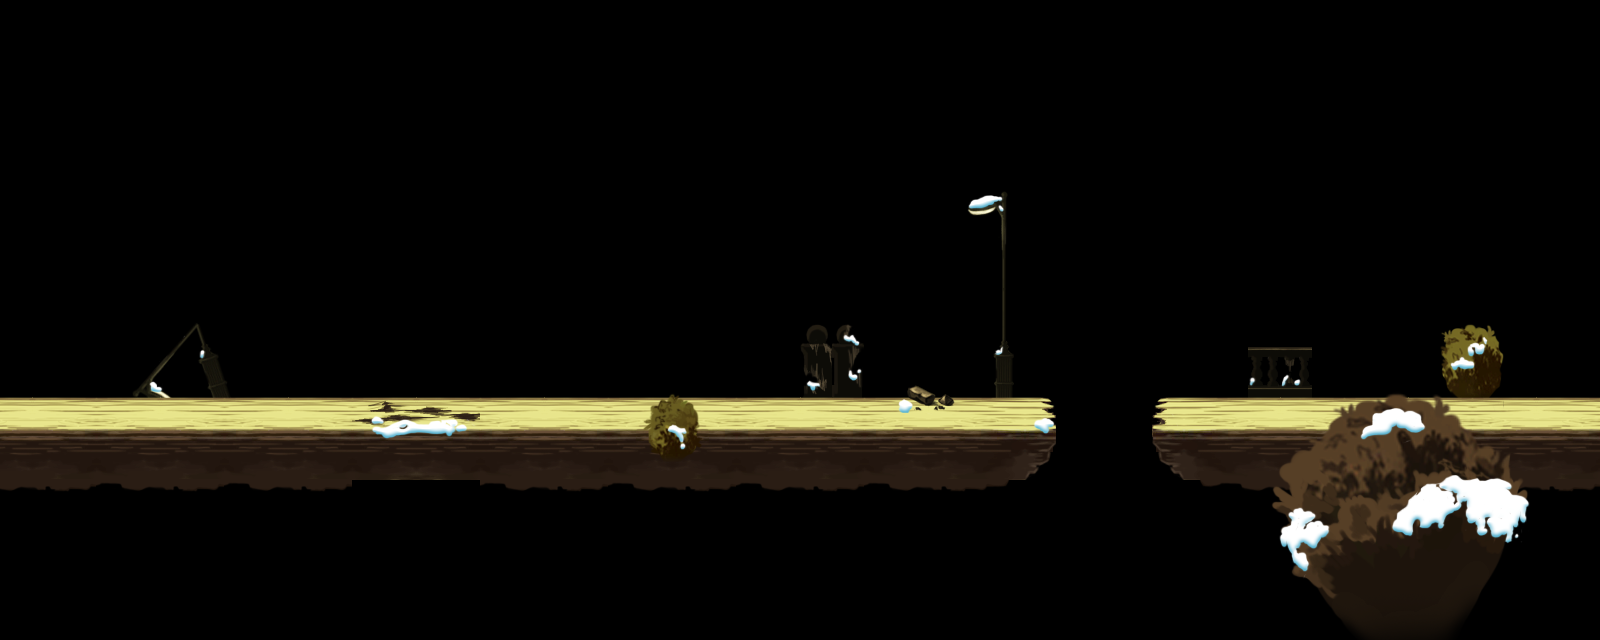

Below is a game level as drawn by its tile map, then a one-line description and the .tmx that defines it (tile-layer data replaced by summaries):
An orthogonal 50x20 tile map with 32x32 px tiles, 4 tile layers (tile_terrain_0, tile_terrain_1, tile_terrain_2, tile_terrain_deco_front) and 13 objects (2x heiyiwushi, 2x tuzijianke, 2x tuzigongjianshou, tuzijiansheng, hongyiwushi, ...).

<map version="1.0" orientation="orthogonal" width="50" height="20" tilewidth="32" tileheight="32">
 <properties>
  <property name="offsetX" value="0" />
  <property name="offsetY" value="4" />
 </properties>
 <tileset firstgid="1" name="s01" tilewidth="32" tileheight="32">
  <image source="s01.png" width="992" height="512" />
 </tileset>
 <layer name="tile_terrain_0" width="50" height="20">
  <data>[1000 cells, 82 non-empty, 78 distinct tile ids]</data>
 </layer>
 <layer name="tile_terrain_1" width="50" height="20">
  <data>[1000 cells, 280 non-empty, 66 distinct tile ids]</data>
 </layer>
 <layer name="tile_terrain_2" width="50" height="20">
  <data>[1000 cells, 6 non-empty, 6 distinct tile ids]</data>
 </layer>
 <layer name="tile_terrain_deco_front" width="50" height="20">
  <data>[1000 cells, 79 non-empty, 79 distinct tile ids]</data>
 </layer>
 <objectgroup name="obj_terrain" width="50" height="20">
  <object x="0" y="416" width="1056" height="32" />
  <object x="1152" y="416" width="448" height="32" />
 </objectgroup>
 <objectgroup name="obj_enemies" width="50" height="20">
  <object type="tuzijiansheng" x="544" y="352" width="32" height="32" />
  <object type="hongyiwushi" x="416" y="352" width="32" height="32" />
  <object type="heiyiwushi" x="288" y="352" width="32" height="32" />
  <object type="heiyiwushi" x="640" y="352" width="32" height="32" />
  <object type="tuzijianke" x="192" y="352" width="32" height="32" />
  <object type="zhaohuanshi" x="736" y="352" width="32" height="32" />
 </objectgroup>
 <objectgroup name="obj_enemies_alt" width="50" height="20">
  <object type="kuloushibing" x="640" y="352" width="32" height="32" />
  <object type="tuzigongjianshou" x="1376" y="352" width="32" height="32" />
  <object type="tuzijianke" x="736" y="288" width="32" height="32">
   <properties>
    <property name="cmd" value="n;w,0.5,0,0;j,0,40;w,2,-5,0;w,2,5,0;" />
   </properties>
  </object>
  <object type="tuzigongjianshou" x="992" y="352" width="32" height="32" />
 </objectgroup>
 <objectgroup name="obj_objects" width="50" height="20">
  <object type="light" x="960" y="192" width="32" height="32" />
 </objectgroup>
</map>
